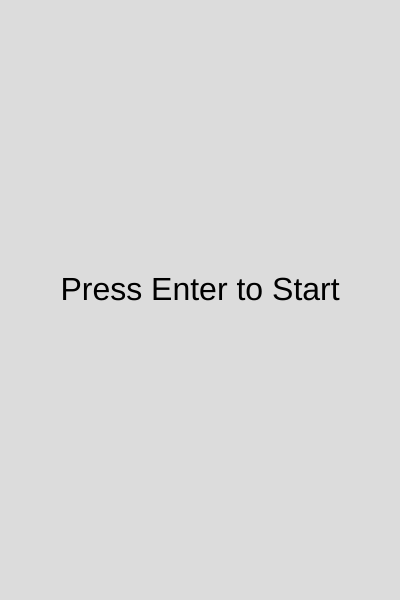
Frame 1 (no input)
Frame 60 (no input): identical to frame 1, image omitted
Frame 120 (the mouse pressed at the canvas centre since frame 60): identical to frame 1, image omitted

The p5.js sketch that drew this single still picture (run headless with seeded random() and noise() and a simulated clock; from frame 60 on, the mouse is pressed at the canvas centre):

// p5.js sketch
// ── sketch.js
let roadWidth;
let carWidth;
let carPosition;
let obstacles = [];
let powerUps = [];
let gameStarted = false;
let gameOver = false;
let score = 0;
let carColor;

function setup() {
  createCanvas(400, 600);
  roadWidth = width * 0.6;
  carWidth = 40;
  carPosition = width / 2;
  carColor = color(random(255), random(255), random(255));
}

function draw() {
  background(220);
  
  if (!gameStarted) {
    drawStartScreen();
    return;
  }
  
  if (gameOver) {
    drawEndScreen();
    return;
  }
  
  drawRoad();
  drawCar();
  moveObstacles();
  movePowerUps();
  checkCollision();
  drawScore();
}

function drawStartScreen() {
  textAlign(CENTER);
  textSize(32);
  fill(0);
  text("Press Enter to Start", width / 2, height / 2);
}

function drawEndScreen() {
  textAlign(CENTER);
  textSize(32);
  fill(255, 0, 0);
  text("Game Over", width / 2, height / 2);
  textSize(16);
  fill(0);
  text("Score: " + score, width / 2, height / 2 + 40);
  textSize(16);
  fill(0);
  text("Press Enter to Restart", width / 2, height / 2 + 80);
}

function drawRoad() {
  fill(100);
  rect(width * 0.2, 0, roadWidth, height);
}

function drawCar() {
  fill(carColor);
  rect(carPosition - carWidth / 2, height - 100, carWidth, 50);
}

function drawScore() {
  textSize(20);
  fill(0);
  text("Score: " + score, 20, 30);
}

function keyPressed() {
  if (keyCode === LEFT_ARROW) {
    carPosition -= 20;
  } else if (keyCode === RIGHT_ARROW) {
    carPosition += 20;
  } else if (keyCode === ENTER) {
    if (!gameStarted || gameOver) {
      startGame();
    }
  }
}

function startGame() {
  carPosition = width / 2;
  obstacles = [];
  powerUps = [];
  gameStarted = true;
  gameOver = false;
  score = 0;
  carColor = color(random(255), random(255), random(255));
  loop();
}

function moveObstacles() {
  if (frameCount % 30 === 0) { // Add new obstacle every 0.5 seconds
    let obstacle = {
      x: random(width * 0.2, width * 0.8),
      y: -50,
      w: random(20, 60),
      h: random(20, 60),
      speed: random(2, 6)
    };
    obstacles.push(obstacle);
  }
  
  for (let obstacle of obstacles) {
    obstacle.y += obstacle.speed;
    fill(0);
    rect(obstacle.x, obstacle.y, obstacle.w, obstacle.h);
    
    // Increase score when the obstacle passes the car safely
    if (obstacle.y > height - 100 && obstacle.y < height) {
      score += 10;
    }
  }
}

function movePowerUps() {
  if (frameCount % 300 === 0) { // Add new power-up every 5 seconds
    let powerUp = {
      x: random(width * 0.2, width * 0.8),
      y: -50,
      size: 20,
      speed: random(2, 6),
      type: floor(random(3)) // 0: Speed Boost, 1: Score Multiplier, 2: Color Change
    };
    powerUps.push(powerUp);
  }
  
  for (let i = powerUps.length - 1; i >= 0; i--) {
    let powerUp = powerUps[i];
    powerUp.y += powerUp.speed;
    
    if (powerUp.type === 0) {
      fill("orange");
    } else if (powerUp.type === 1) {
      fill("green");
    } else {
      fill("blue");
    }
    ellipse(powerUp.x, powerUp.y, powerUp.size);
    
    if (powerUp.y > height) {
      powerUps.splice(i, 1);
    }
  }
}

function checkCollision() {
  for (let obstacle of obstacles) {
    if (
      carPosition + carWidth / 2 > obstacle.x && 
      carPosition - carWidth / 2 < obstacle.x + obstacle.w && 
      height - 100 + 50 > obstacle.y && 
      height - 100 < obstacle.y + obstacle.h
    ) {
      gameOver = true;
      gameStarted = false;
      noLoop();
      return;
    }
  }
  
  for (let i = powerUps.length - 1; i >= 0; i--) {
    let powerUp = powerUps[i];
    let d = dist(carPosition, height - 75, powerUp.x, powerUp.y);
    
    if (d < carWidth / 2 + powerUp.size / 2) {
      applyPowerUp(powerUp.type);
      powerUps.splice(i, 1);
    }
  }
}

function applyPowerUp(type) {
  if (type === 0) {
    // Speed Boost
    for (let obstacle of obstacles) {
      obstacle.speed *= 1.5;
    }
  } else if (type === 1) {
    // Score Multiplier
    score += 100;
  } else {
    // Color Change
    carColor = color(random(255), random(255), random(255));
  }
}
